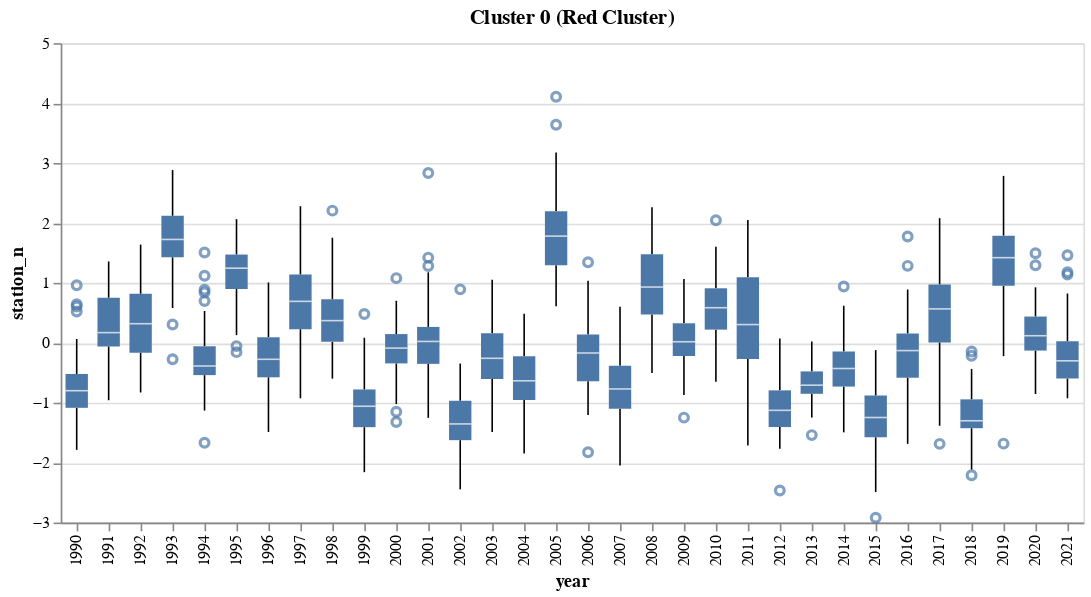

Here is the notebook cell this chart was saved with:
### Code cell
df_reset = df.reset_index()
df_reset = df_reset[df_reset['cluster'] == 0]

all_data = alt.Chart(df_reset[['station_n','year']]).mark_boxplot().encode(
    alt.Y('station_n:Q'),
    alt.X('year:N')
).properties(title='Cluster 0 (Red Cluster)')

all_data

### Figure 1 — Vega specification as saved in the notebook (floating-point values rounded to 4 significant figures)
{"$schema": "https://vega.github.io/schema/vega/v5.json", "data": [{"name": "source_0"}, {"name": "data_0"}, {"name": "data_1", "values": [{"station_n": 0.8413, "year": 1994}, {"station_n": -2.212, "year": 2018}, {"station_n": 0.6423, "year": 1990}, {"station_n": 4.104, "year": 2005}, {"station_n": 1.459, "year": 2021}, {"station_n": -1.15, "year": 2000}, {"station_n": 2.834, "year": 2001}, {"station_n": -1.669, "year": 1994}, {"station_n": 1.283, "year": 2016}, {"station_n": -0.05594, "year": 1995}, {"station_n": -1.249, "year": 2009}, {"station_n": -2.92, "year": 2015}, {"station_n": 1.774, "year": 2016}, {"station_n": -0.215, "year": 2018}, {"station_n": 1.495, "year": 2020}, {"station_n": 1.137, "year": 2021}, {"station_n": 0.6961, "year": 1994}, {"station_n": -0.1462, "year": 2018}, {"station_n": 2.045, "year": 2010}, {"station_n": 1.421, "year": 2001}, {"station_n": 3.638, "year": 2005}, {"station_n": 1.507, "year": 1994}, {"station_n": 0.6045, "year": 1990}, {"station_n": 2.205, "year": 1998}, {"station_n": 1.079, "year": 2000}, {"station_n": -0.2748, "year": 1993}, {"station_n": -1.541, "year": 2013}, {"station_n": 0.523, "year": 1990}, {"station_n": 0.3034, "year": 1993}, {"station_n": 0.4791, "year": 1999}, {"station_n": -2.464, "year": 2012}, {"station_n": 1.177, "year": 2021}, {"station_n": 0.9599, "year": 1990}, {"station_n": -0.1564, "year": 1995}, {"station_n": 1.294, "year": 2020}, {"station_n": 0.8863, "year": 1994}, {"station_n": -1.828, "year": 2006}, {"station_n": 1.118, "year": 1994}, {"station_n": 1.281, "year": 2001}, {"station_n": -1.324, "year": 2000}, {"station_n": 0.8911, "year": 2002}, {"station_n": 1.343, "year": 2006}, {"station_n": 0.9405, "year": 2014}, {"station_n": -1.687, "year": 2017}, {"station_n": -1.683, "year": 2019}]}, {"name": "data_2"}, {"name": "data_3", "values": [{"lower_box_station_n": -1.085, "lower_whisker_station_n": -1.787, "upper_whisker_station_n": 0.06339, "year": 1990}, {"lower_box_station_n": -0.06094, "lower_whisker_station_n": -0.9589, "upper_whisker_station_n": 1.357, "year": 1991}, {"lower_box_station_n": -0.1663, "lower_whisker_station_n": -0.8298, "upper_whisker_station_n": 1.638, "year": 1992}, {"lower_box_station_n": 1.428, "lower_whisker_station_n": 0.5805, "upper_whisker_station_n": 2.882, "year": 1993}, {"lower_box_station_n": 0.8974, "lower_whisker_station_n": 0.1277, "upper_whisker_station_n": 2.063, "year": 1995}, {"lower_box_station_n": -0.5763, "lower_whisker_station_n": -1.488, "upper_whisker_station_n": 1.006, "year": 1996}, {"lower_box_station_n": 0.2262, "lower_whisker_station_n": -0.9273, "upper_whisker_station_n": 2.28, "year": 1997}, {"lower_box_station_n": 0.01537, "lower_whisker_station_n": -0.5987, "upper_whisker_station_n": 1.753, "year": 1998}, {"lower_box_station_n": -1.408, "lower_whisker_station_n": -2.159, "upper_whisker_station_n": 0.08421, "year": 1999}, {"lower_box_station_n": -0.3441, "lower_whisker_station_n": -1.024, "upper_whisker_station_n": 0.701, "year": 2000}, {"lower_box_station_n": -0.352, "lower_whisker_station_n": -1.253, "upper_whisker_station_n": 1.176, "year": 2001}, {"lower_box_station_n": -1.625, "lower_whisker_station_n": -2.446, "upper_whisker_station_n": -0.347, "year": 2002}, {"lower_box_station_n": -0.6037, "lower_whisker_station_n": -1.489, "upper_whisker_station_n": 1.05, "year": 2003}, {"lower_box_station_n": -0.9553, "lower_whisker_station_n": -1.846, "upper_whisker_station_n": 0.4831, "year": 2004}, {"lower_box_station_n": 1.294, "lower_whisker_station_n": 0.6108, "upper_whisker_station_n": 3.174, "year": 2005}, {"lower_box_station_n": -0.6412, "lower_whisker_station_n": -1.206, "upper_whisker_station_n": 1.037, "year": 2006}, {"lower_box_station_n": -1.102, "lower_whisker_station_n": -2.046, "upper_whisker_station_n": 0.5991, "year": 2007}, {"lower_box_station_n": 0.4728, "lower_whisker_station_n": -0.5058, "upper_whisker_station_n": 2.26, "year": 2008}, {"lower_box_station_n": -0.2204, "lower_whisker_station_n": -0.8727, "upper_whisker_station_n": 1.062, "year": 2009}, {"lower_box_station_n": 0.2194, "lower_whisker_station_n": -0.6499, "upper_whisker_station_n": 1.601, "year": 2010}, {"lower_box_station_n": -0.2691, "lower_whisker_station_n": -1.713, "upper_whisker_station_n": 2.048, "year": 2011}, {"lower_box_station_n": -1.406, "lower_whisker_station_n": -1.767, "upper_whisker_station_n": 0.0697, "year": 2012}, {"lower_box_station_n": -0.8517, "lower_whisker_station_n": -1.248, "upper_whisker_station_n": 0.02127, "year": 2013}, {"lower_box_station_n": -0.7308, "lower_whisker_station_n": -1.495, "upper_whisker_station_n": 0.6189, "year": 2014}, {"lower_box_station_n": -1.577, "lower_whisker_station_n": -2.491, "upper_whisker_station_n": -0.1224, "year": 2015}, {"lower_box_station_n": -0.5828, "lower_whisker_station_n": -1.687, "upper_whisker_station_n": 0.8889, "year": 2016}, {"lower_box_station_n": 0.006351, "lower_whisker_station_n": -1.385, "upper_whisker_station_n": 2.079, "year": 2017}, {"lower_box_station_n": -1.426, "lower_whisker_station_n": -2.116, "upper_whisker_station_n": -0.436, "year": 2018}, {"lower_box_station_n": 0.9506, "lower_whisker_station_n": -0.2237, "upper_whisker_station_n": 2.785, "year": 2019}, {"lower_box_station_n": -0.1302, "lower_whisker_station_n": -0.8547, "upper_whisker_station_n": 0.9252, "year": 2020}, {"lower_box_station_n": -0.5963, "lower_whisker_station_n": -0.9266, "upper_whisker_station_n": 0.8216, "year": 2021}, {"lower_box_station_n": -0.5397, "lower_whisker_station_n": -1.131, "upper_whisker_station_n": 0.5303, "year": 1994}]}, {"name": "data_4", "values": [{"lower_whisker_station_n": -1.787, "upper_box_station_n": -0.5204, "upper_whisker_station_n": 0.06339, "year": 1990}, {"lower_whisker_station_n": -0.9589, "upper_box_station_n": 0.7509, "upper_whisker_station_n": 1.357, "year": 1991}, {"lower_whisker_station_n": -0.8298, "upper_box_station_n": 0.8164, "upper_whisker_station_n": 1.638, "year": 1992}, {"lower_whisker_station_n": 0.5805, "upper_box_station_n": 2.119, "upper_whisker_station_n": 2.882, "year": 1993}, {"lower_whisker_station_n": 0.1277, "upper_box_station_n": 1.472, "upper_whisker_station_n": 2.063, "year": 1995}, {"lower_whisker_station_n": -1.488, "upper_box_station_n": 0.09189, "upper_whisker_station_n": 1.006, "year": 1996}, {"lower_whisker_station_n": -0.9273, "upper_box_station_n": 1.138, "upper_whisker_station_n": 2.28, "year": 1997}, {"lower_whisker_station_n": -0.5987, "upper_box_station_n": 0.7248, "upper_whisker_station_n": 1.753, "year": 1998}, {"lower_whisker_station_n": -2.159, "upper_box_station_n": -0.7791, "upper_whisker_station_n": 0.08421, "year": 1999}, {"lower_whisker_station_n": -1.024, "upper_box_station_n": 0.145, "upper_whisker_station_n": 0.701, "year": 2000}, {"lower_whisker_station_n": -1.253, "upper_box_station_n": 0.2644, "upper_whisker_station_n": 1.176, "year": 2001}, {"lower_whisker_station_n": -2.446, "upper_box_station_n": -0.9678, "upper_whisker_station_n": -0.347, "year": 2002}, {"lower_whisker_station_n": -1.489, "upper_box_station_n": 0.1569, "upper_whisker_station_n": 1.05, "year": 2003}, {"lower_whisker_station_n": -1.846, "upper_box_station_n": -0.2233, "upper_whisker_station_n": 0.4831, "year": 2004}, {"lower_whisker_station_n": 0.6108, "upper_box_station_n": 2.196, "upper_whisker_station_n": 3.174, "year": 2005}, {"lower_whisker_station_n": -1.206, "upper_box_station_n": 0.1389, "upper_whisker_station_n": 1.037, "year": 2006}, {"lower_whisker_station_n": -2.046, "upper_box_station_n": -0.3832, "upper_whisker_station_n": 0.5991, "year": 2007}, {"lower_whisker_station_n": -0.5058, "upper_box_station_n": 1.478, "upper_whisker_station_n": 2.26, "year": 2008}, {"lower_whisker_station_n": -0.8727, "upper_box_station_n": 0.3252, "upper_whisker_station_n": 1.062, "year": 2009}, {"lower_whisker_station_n": -0.6499, "upper_box_station_n": 0.9093, "upper_whisker_station_n": 1.601, "year": 2010}, {"lower_whisker_station_n": -1.713, "upper_box_station_n": 1.092, "upper_whisker_station_n": 2.048, "year": 2011}, {"lower_whisker_station_n": -1.767, "upper_box_station_n": -0.7939, "upper_whisker_station_n": 0.0697, "year": 2012}, {"lower_whisker_station_n": -1.248, "upper_box_station_n": -0.4778, "upper_whisker_station_n": 0.02127, "year": 2013}, {"lower_whisker_station_n": -1.495, "upper_box_station_n": -0.1455, "upper_whisker_station_n": 0.6189, "year": 2014}, {"lower_whisker_station_n": -2.491, "upper_box_station_n": -0.8811, "upper_whisker_station_n": -0.1224, "year": 2015}, {"lower_whisker_station_n": -1.687, "upper_box_station_n": 0.1555, "upper_whisker_station_n": 0.8889, "year": 2016}, {"lower_whisker_station_n": -1.385, "upper_box_station_n": 0.9736, "upper_whisker_station_n": 2.079, "year": 2017}, {"lower_whisker_station_n": -2.116, "upper_box_station_n": -0.9442, "upper_whisker_station_n": -0.436, "year": 2018}, {"lower_whisker_station_n": -0.2237, "upper_box_station_n": 1.787, "upper_whisker_station_n": 2.785, "year": 2019}, {"lower_whisker_station_n": -0.8547, "upper_box_station_n": 0.4376, "upper_whisker_station_n": 0.9252, "year": 2020}, {"lower_whisker_station_n": -0.9266, "upper_box_station_n": 0.02545, "upper_whisker_station_n": 0.8216, "year": 2021}, {"lower_whisker_station_n": -1.131, "upper_box_station_n": -0.05817, "upper_whisker_station_n": 0.5303, "year": 1994}]}, {"name": "data_5"}, {"name": "data_6", "values": [{"lower_box_station_n": -1.085, "max_station_n": 0.9599, "mid_box_station_n": -0.7999, "min_station_n": -1.787, "upper_box_station_n": -0.5204, "year": 1990}, {"lower_box_station_n": -0.06094, "max_station_n": 1.357, "mid_box_station_n": 0.1694, "min_station_n": -0.9589, "upper_box_station_n": 0.7509, "year": 1991}, {"lower_box_station_n": -0.1663, "max_station_n": 1.638, "mid_box_station_n": 0.3179, "min_station_n": -0.8298, "upper_box_station_n": 0.8164, "year": 1992}, {"lower_box_station_n": 1.428, "max_station_n": 2.882, "mid_box_station_n": 1.724, "min_station_n": -0.2748, "upper_box_station_n": 2.119, "year": 1993}, {"lower_box_station_n": -0.5397, "max_station_n": 1.507, "mid_box_station_n": -0.3874, "min_station_n": -1.669, "upper_box_station_n": -0.05817, "year": 1994}, {"lower_box_station_n": 0.8974, "max_station_n": 2.063, "mid_box_station_n": 1.245, "min_station_n": -0.1564, "upper_box_station_n": 1.472, "year": 1995}, {"lower_box_station_n": -0.5763, "max_station_n": 1.006, "mid_box_station_n": -0.2757, "min_station_n": -1.488, "upper_box_station_n": 0.09189, "year": 1996}, {"lower_box_station_n": 0.2262, "max_station_n": 2.28, "mid_box_station_n": 0.6911, "min_station_n": -0.9273, "upper_box_station_n": 1.138, "year": 1997}, {"lower_box_station_n": 0.01537, "max_station_n": 2.205, "mid_box_station_n": 0.3696, "min_station_n": -0.5987, "upper_box_station_n": 0.7248, "year": 1998}, {"lower_box_station_n": -1.408, "max_station_n": 0.4791, "mid_box_station_n": -1.059, "min_station_n": -2.159, "upper_box_station_n": -0.7791, "year": 1999}, {"lower_box_station_n": -0.3441, "max_station_n": 1.079, "mid_box_station_n": -0.08875, "min_station_n": -1.324, "upper_box_station_n": 0.145, "year": 2000}, {"lower_box_station_n": -0.352, "max_station_n": 2.834, "mid_box_station_n": 0.02221, "min_station_n": -1.253, "upper_box_station_n": 0.2644, "year": 2001}, {"lower_box_station_n": -1.625, "max_station_n": 0.8911, "mid_box_station_n": -1.354, "min_station_n": -2.446, "upper_box_station_n": -0.9678, "year": 2002}, {"lower_box_station_n": -0.6037, "max_station_n": 1.05, "mid_box_station_n": -0.259, "min_station_n": -1.489, "upper_box_station_n": 0.1569, "year": 2003}, {"lower_box_station_n": -0.9553, "max_station_n": 0.4831, "mid_box_station_n": -0.6341, "min_station_n": -1.846, "upper_box_station_n": -0.2233, "year": 2004}, {"lower_box_station_n": 1.294, "max_station_n": 4.104, "mid_box_station_n": 1.78, "min_station_n": 0.6108, "upper_box_station_n": 2.196, "year": 2005}, {"lower_box_station_n": -0.6412, "max_station_n": 1.343, "mid_box_station_n": -0.1708, "min_station_n": -1.828, "upper_box_station_n": 0.1389, "year": 2006}, {"lower_box_station_n": -1.102, "max_station_n": 0.5991, "mid_box_station_n": -0.7706, "min_station_n": -2.046, "upper_box_station_n": -0.3832, "year": 2007}, {"lower_box_station_n": 0.4728, "max_station_n": 2.26, "mid_box_station_n": 0.9302, "min_station_n": -0.5058, "upper_box_station_n": 1.478, "year": 2008}, {"lower_box_station_n": -0.2204, "max_station_n": 1.062, "mid_box_station_n": 0.01682, "min_station_n": -1.249, "upper_box_station_n": 0.3252, "year": 2009}, {"lower_box_station_n": 0.2194, "max_station_n": 2.045, "mid_box_station_n": 0.5847, "min_station_n": -0.6499, "upper_box_station_n": 0.9093, "year": 2010}, {"lower_box_station_n": -0.2691, "max_station_n": 2.048, "mid_box_station_n": 0.3038, "min_station_n": -1.713, "upper_box_station_n": 1.092, "year": 2011}, {"lower_box_station_n": -1.406, "max_station_n": 0.0697, "mid_box_station_n": -1.128, "min_station_n": -2.464, "upper_box_station_n": -0.7939, "year": 2012}, {"lower_box_station_n": -0.8517, "max_station_n": 0.02127, "mid_box_station_n": -0.7075, "min_station_n": -1.541, "upper_box_station_n": -0.4778, "year": 2013}, {"lower_box_station_n": -0.7308, "max_station_n": 0.9405, "mid_box_station_n": -0.4293, "min_station_n": -1.495, "upper_box_station_n": -0.1455, "year": 2014}, {"lower_box_station_n": -1.577, "max_station_n": -0.1224, "mid_box_station_n": -1.247, "min_station_n": -2.92, "upper_box_station_n": -0.8811, "year": 2015}, {"lower_box_station_n": -0.5828, "max_station_n": 1.774, "mid_box_station_n": -0.1304, "min_station_n": -1.687, "upper_box_station_n": 0.1555, "year": 2016}, {"lower_box_station_n": 0.006351, "max_station_n": 2.079, "mid_box_station_n": 0.5655, "min_station_n": -1.687, "upper_box_station_n": 0.9736, "year": 2017}, {"lower_box_station_n": -1.426, "max_station_n": -0.1462, "mid_box_station_n": -1.302, "min_station_n": -2.212, "upper_box_station_n": -0.9442, "year": 2018}, {"lower_box_station_n": 0.9506, "max_station_n": 2.785, "mid_box_station_n": 1.42, "min_station_n": -1.683, "upper_box_station_n": 1.787, "year": 2019}, {"lower_box_station_n": -0.1302, "max_station_n": 1.495, "mid_box_station_n": 0.1173, "min_station_n": -0.8547, "upper_box_station_n": 0.4376, "year": 2020}, {"lower_box_station_n": -0.5963, "max_station_n": 1.459, "mid_box_station_n": -0.3012, "min_station_n": -0.9266, "upper_box_station_n": 0.02545, "year": 2021}]}, {"name": "data_7", "values": [{"lower_box_station_n": -1.085, "max_station_n": 0.9599, "mid_box_station_n": -0.7999, "min_station_n": -1.787, "upper_box_station_n": -0.5204, "year": 1990}, {"lower_box_station_n": -0.06094, "max_station_n": 1.357, "mid_box_station_n": 0.1694, "min_station_n": -0.9589, "upper_box_station_n": 0.7509, "year": 1991}, {"lower_box_station_n": -0.1663, "max_station_n": 1.638, "mid_box_station_n": 0.3179, "min_station_n": -0.8298, "upper_box_station_n": 0.8164, "year": 1992}, {"lower_box_station_n": 1.428, "max_station_n": 2.882, "mid_box_station_n": 1.724, "min_station_n": -0.2748, "upper_box_station_n": 2.119, "year": 1993}, {"lower_box_station_n": -0.5397, "max_station_n": 1.507, "mid_box_station_n": -0.3874, "min_station_n": -1.669, "upper_box_station_n": -0.05817, "year": 1994}, {"lower_box_station_n": 0.8974, "max_station_n": 2.063, "mid_box_station_n": 1.245, "min_station_n": -0.1564, "upper_box_station_n": 1.472, "year": 1995}, {"lower_box_station_n": -0.5763, "max_station_n": 1.006, "mid_box_station_n": -0.2757, "min_station_n": -1.488, "upper_box_station_n": 0.09189, "year": 1996}, {"lower_box_station_n": 0.2262, "max_station_n": 2.28, "mid_box_station_n": 0.6911, "min_station_n": -0.9273, "upper_box_station_n": 1.138, "year": 1997}, {"lower_box_station_n": 0.01537, "max_station_n": 2.205, "mid_box_station_n": 0.3696, "min_station_n": -0.5987, "upper_box_station_n": 0.7248, "year": 1998}, {"lower_box_station_n": -1.408, "max_station_n": 0.4791, "mid_box_station_n": -1.059, "min_station_n": -2.159, "upper_box_station_n": -0.7791, "year": 1999}, {"lower_box_station_n": -0.3441, "max_station_n": 1.079, "mid_box_station_n": -0.08875, "min_station_n": -1.324, "upper_box_station_n": 0.145, "year": 2000}, {"lower_box_station_n": -0.352, "max_station_n": 2.834, "mid_box_station_n": 0.02221, "min_station_n": -1.253, "upper_box_station_n": 0.2644, "year": 2001}, {"lower_box_station_n": -1.625, "max_station_n": 0.8911, "mid_box_station_n": -1.354, "min_station_n": -2.446, "upper_box_station_n": -0.9678, "year": 2002}, {"lower_box_station_n": -0.6037, "max_station_n": 1.05, "mid_box_station_n": -0.259, "min_station_n": -1.489, "upper_box_station_n": 0.1569, "year": 2003}, {"lower_box_station_n": -0.9553, "max_station_n": 0.4831, "mid_box_station_n": -0.6341, "min_station_n": -1.846, "upper_box_station_n": -0.2233, "year": 2004}, {"lower_box_station_n": 1.294, "max_station_n": 4.104, "mid_box_station_n": 1.78, "min_station_n": 0.6108, "upper_box_station_n": 2.196, "year": 2005}, {"lower_box_station_n": -0.6412, "max_station_n": 1.343, "mid_box_station_n": -0.1708, "min_station_n": -1.828, "upper_box_station_n": 0.1389, "year": 2006}, {"lower_box_station_n": -1.102, "max_station_n": 0.5991, "mid_box_station_n": -0.7706, "min_station_n": -2.046, "upper_box_station_n": -0.3832, "year": 2007}, {"lower_box_station_n": 0.4728, "max_station_n": 2.26, "mid_box_station_n": 0.9302, "min_station_n": -0.5058, "upper_box_station_n": 1.478, "year": 2008}, {"lower_box_station_n": -0.2204, "max_station_n": 1.062, "mid_box_station_n": 0.01682, "min_station_n": -1.249, "upper_box_station_n": 0.3252, "year": 2009}, {"lower_box_station_n": 0.2194, "max_station_n": 2.045, "mid_box_station_n": 0.5847, "min_station_n": -0.6499, "upper_box_station_n": 0.9093, "year": 2010}, {"lower_box_station_n": -0.2691, "max_station_n": 2.048, "mid_box_station_n": 0.3038, "min_station_n": -1.713, "upper_box_station_n": 1.092, "year": 2011}, {"lower_box_station_n": -1.406, "max_station_n": 0.0697, "mid_box_station_n": -1.128, "min_station_n": -2.464, "upper_box_station_n": -0.7939, "year": 2012}, {"lower_box_station_n": -0.8517, "max_station_n": 0.02127, "mid_box_station_n": -0.7075, "min_station_n": -1.541, "upper_box_station_n": -0.4778, "year": 2013}, {"lower_box_station_n": -0.7308, "max_station_n": 0.9405, "mid_box_station_n": -0.4293, "min_station_n": -1.495, "upper_box_station_n": -0.1455, "year": 2014}, {"lower_box_station_n": -1.577, "max_station_n": -0.1224, "mid_box_station_n": -1.247, "min_station_n": -2.92, "upper_box_station_n": -0.8811, "year": 2015}, {"lower_box_station_n": -0.5828, "max_station_n": 1.774, "mid_box_station_n": -0.1304, "min_station_n": -1.687, "upper_box_station_n": 0.1555, "year": 2016}, {"lower_box_station_n": 0.006351, "max_station_n": 2.079, "mid_box_station_n": 0.5655, "min_station_n": -1.687, "upper_box_station_n": 0.9736, "year": 2017}, {"lower_box_station_n": -1.426, "max_station_n": -0.1462, "mid_box_station_n": -1.302, "min_station_n": -2.212, "upper_box_station_n": -0.9442, "year": 2018}, {"lower_box_station_n": 0.9506, "max_station_n": 2.785, "mid_box_station_n": 1.42, "min_station_n": -1.683, "upper_box_station_n": 1.787, "year": 2019}, {"lower_box_station_n": -0.1302, "max_station_n": 1.495, "mid_box_station_n": 0.1173, "min_station_n": -0.8547, "upper_box_station_n": 0.4376, "year": 2020}, {"lower_box_station_n": -0.5963, "max_station_n": 1.459, "mid_box_station_n": -0.3012, "min_station_n": -0.9266, "upper_box_station_n": 0.02545, "year": 2021}]}, {"name": "data_1_x_domain_year_0", "values": [{"year": 1994}, {"year": 2018}, {"year": 1990}, {"year": 2005}, {"year": 2021}, {"year": 2000}, {"year": 2001}, {"year": 2016}, {"year": 1995}, {"year": 2009}, {"year": 2015}, {"year": 2020}, {"year": 2010}, {"year": 1998}, {"year": 1993}, {"year": 2013}, {"year": 1999}, {"year": 2012}, {"year": 2006}, {"year": 2002}, {"year": 2014}, {"year": 2017}, {"year": 2019}]}, {"name": "data_3_x_domain_year_1", "values": [{"year": 1990}, {"year": 1991}, {"year": 1992}, {"year": 1993}, {"year": 1995}, {"year": 1996}, {"year": 1997}, {"year": 1998}, {"year": 1999}, {"year": 2000}, {"year": 2001}, {"year": 2002}, {"year": 2003}, {"year": 2004}, {"year": 2005}, {"year": 2006}, {"year": 2007}, {"year": 2008}, {"year": 2009}, {"year": 2010}, {"year": 2011}, {"year": 2012}, {"year": 2013}, {"year": 2014}, {"year": 2015}, {"year": 2016}, {"year": 2017}, {"year": 2018}, {"year": 2019}, {"year": 2020}, {"year": 2021}, {"year": 1994}]}, {"name": "data_4_x_domain_year_2", "values": [{"year": 1990}, {"year": 1991}, {"year": 1992}, {"year": 1993}, {"year": 1995}, {"year": 1996}, {"year": 1997}, {"year": 1998}, {"year": 1999}, {"year": 2000}, {"year": 2001}, {"year": 2002}, {"year": 2003}, {"year": 2004}, {"year": 2005}, {"year": 2006}, {"year": 2007}, {"year": 2008}, {"year": 2009}, {"year": 2010}, {"year": 2011}, {"year": 2012}, {"year": 2013}, {"year": 2014}, {"year": 2015}, {"year": 2016}, {"year": 2017}, {"year": 2018}, {"year": 2019}, {"year": 2020}, {"year": 2021}, {"year": 1994}]}, {"name": "data_6_x_domain_year_3", "values": [{"year": 1990}, {"year": 1991}, {"year": 1992}, {"year": 1993}, {"year": 1994}, {"year": 1995}, {"year": 1996}, {"year": 1997}, {"year": 1998}, {"year": 1999}, {"year": 2000}, {"year": 2001}, {"year": 2002}, {"year": 2003}, {"year": 2004}, {"year": 2005}, {"year": 2006}, {"year": 2007}, {"year": 2008}, {"year": 2009}, {"year": 2010}, {"year": 2011}, {"year": 2012}, {"year": 2013}, {"year": 2014}, {"year": 2015}, {"year": 2016}, {"year": 2017}, {"year": 2018}, {"year": 2019}, {"year": 2020}, {"year": 2021}]}, {"name": "data_7_x_domain_year_4", "values": [{"year": 1990}, {"year": 1991}, {"year": 1992}, {"year": 1993}, {"year": 1994}, {"year": 1995}, {"year": 1996}, {"year": 1997}, {"year": 1998}, {"year": 1999}, {"year": 2000}, {"year": 2001}, {"year": 2002}, {"year": 2003}, {"year": 2004}, {"year": 2005}, {"year": 2006}, {"year": 2007}, {"year": 2008}, {"year": 2009}, {"year": 2010}, {"year": 2011}, {"year": 2012}, {"year": 2013}, {"year": 2014}, {"year": 2015}, {"year": 2016}, {"year": 2017}, {"year": 2018}, {"year": 2019}, {"year": 2020}, {"year": 2021}]}], "signals": [{"name": "x_step", "value": 20}, {"name": "width", "update": "bandspace(domain('x').length, 0, 0) * x_step"}], "marks": [{"type": "symbol", "name": "layer_0_layer_0_marks", "from": {"data": "data_1"}, "encode": {"update": {"stroke": {"value": "#4c78a8"}, "y": {"field": "station_n", "scale": "y"}, "fill": {"value": "transparent"}, "opacity": {"value": 0.7}, "x": {"field": "year", "scale": "x", "band": 0.5}}}, "style": ["point", "boxplot-outliers"]}, {"type": "rule", "name": "layer_0_layer_1_layer_0_marks", "from": {"data": "data_3"}, "encode": {"update": {"tooltip": {"signal": "{\"Upper Whisker of station_n\": format(datum[\"upper_whisker_station_n\"], \"\"), \"Lower Whisker of station_n\": format(datum[\"lower_whisker_station_n\"], \"\"), \"year\": isValid(datum[\"year\"]) ? datum[\"year\"] : \"\"+datum[\"year\"]}"}, "stroke": {"value": "black"}, "y": {"field": "lower_whisker_station_n", "scale": "y"}, "x": {"field": "year", "scale": "x", "band": 0.5}, "y2": {"field": "lower_box_station_n", "scale": "y"}}}, "aria": false, "style": ["rule", "boxplot-rule"]}, {"type": "rule", "name": "layer_0_layer_1_layer_1_marks", "from": {"data": "data_4"}, "encode": {"update": {"y2": {"field": "upper_whisker_station_n", "scale": "y"}, "x": {"field": "year", "scale": "x", "band": 0.5}, "tooltip": {"signal": "{\"Upper Whisker of station_n\": format(datum[\"upper_whisker_station_n\"], \"\"), \"Lower Whisker of station_n\": format(datum[\"lower_whisker_station_n\"], \"\"), \"year\": isValid(datum[\"year\"]) ? datum[\"year\"] : \"\"+datum[\"year\"]}"}, "stroke": {"value": "black"}, "y": {"field": "upper_box_station_n", "scale": "y"}}}, "aria": false, "style": ["rule", "boxplot-rule"]}, {"type": "rect", "name": "layer_1_layer_0_marks", "from": {"data": "data_6"}, "encode": {"update": {"width": {"value": 14}, "y2": {"field": "upper_box_station_n", "scale": "y"}, "y": {"field": "lower_box_station_n", "scale": "y"}, "tooltip": {"signal": "{\"Max of station_n\": format(datum[\"max_station_n\"], \"\"), \"Q3 of station_n\": format(datum[\"upper_box_station_n\"], \"\"), \"Median of station_n\": format(datum[\"mid_box_station_n\"], \"\"), \"Q1 of station_n\": format(datum[\"lower_box_station_n\"], \"\"), \"Min of station_n\": format(datum[\"min_station_n\"], \"\"), \"year\": isValid(datum[\"year\"]) ? datum[\"year\"] : \"\"+datum[\"year\"]}"}, "xc": {"field": "year", "scale": "x", "band": 0.5}, "fill": {"value": "#4c78a8"}}}, "style": ["bar", "boxplot-box"]}, {"type": "rect", "name": "layer_1_layer_1_marks", "from": {"data": "data_7"}, "encode": {"update": {"height": {"value": 1}, "tooltip": {"signal": "{\"Max of station_n\": format(datum[\"max_station_n\"], \"\"), \"Q3 of station_n\": format(datum[\"upper_box_station_n\"], \"\"), \"Median of station_n\": format(datum[\"mid_box_station_n\"], \"\"), \"Q1 of station_n\": format(datum[\"lower_box_station_n\"], \"\"), \"Min of station_n\": format(datum[\"min_station_n\"], \"\"), \"year\": isValid(datum[\"year\"]) ? datum[\"year\"] : \"\"+datum[\"year\"]}"}, "width": {"value": 14}, "fill": {"value": "white"}, "opacity": {"value": 0.7}, "xc": {"field": "year", "scale": "x", "band": 0.5}, "yc": {"field": "mid_box_station_n", "scale": "y"}}}, "style": ["tick", "boxplot-median"], "aria": false}], "scales": [{"name": "x", "type": "band", "domain": {"fields": [{"data": "data_1_x_domain_year_0", "field": "year"}, {"data": "data_3_x_domain_year_1", "field": "year"}, {"data": "data_4_x_domain_year_2", "field": "year"}, {"data": "data_6_x_domain_year_3", "field": "year"}, {"data": "data_7_x_domain_year_4", "field": "year"}], "sort": true}, "range": {"step": {"signal": "x_step"}}, "paddingInner": 0, "paddingOuter": 0}, {"name": "y", "type": "linear", "domain": {"fields": [{"data": "data_1", "field": "station_n"}, {"data": "data_3", "field": "lower_whisker_station_n"}, {"data": "data_3", "field": "lower_box_station_n"}, {"data": "data_4", "field": "upper_box_station_n"}, {"data": "data_4", "field": "upper_whisker_station_n"}, {"data": "data_6", "field": "lower_box_station_n"}, {"data": "data_6", "field": "upper_box_station_n"}, {"data": "data_7", "field": "mid_box_station_n"}]}, "range": [{"signal": "height"}, 0], "nice": true, "zero": true}], "axes": [{"scale": "y", "orient": "left", "grid": true, "maxExtent": 0, "domain": false, "aria": false, "minExtent": 0, "zindex": 0, "tickCount": {"signal": "ceil(height/40)"}, "ticks": false, "gridScale": "x", "labels": false}, {"scale": "x", "labelAlign": "right", "labelAngle": 270, "grid": false, "title": "year", "zindex": 0, "labelBaseline": "middle", "orient": "bottom"}, {"scale": "y", "grid": false, "title": "station_n", "labelOverlap": true, "orient": "left", "tickCount": {"signal": "ceil(height/40)"}, "zindex": 0}], "title": {"text": "Cluster 0 (Red Cluster)", "frame": "group"}, "padding": 5, "style": "cell", "background": "white", "height": 300}
